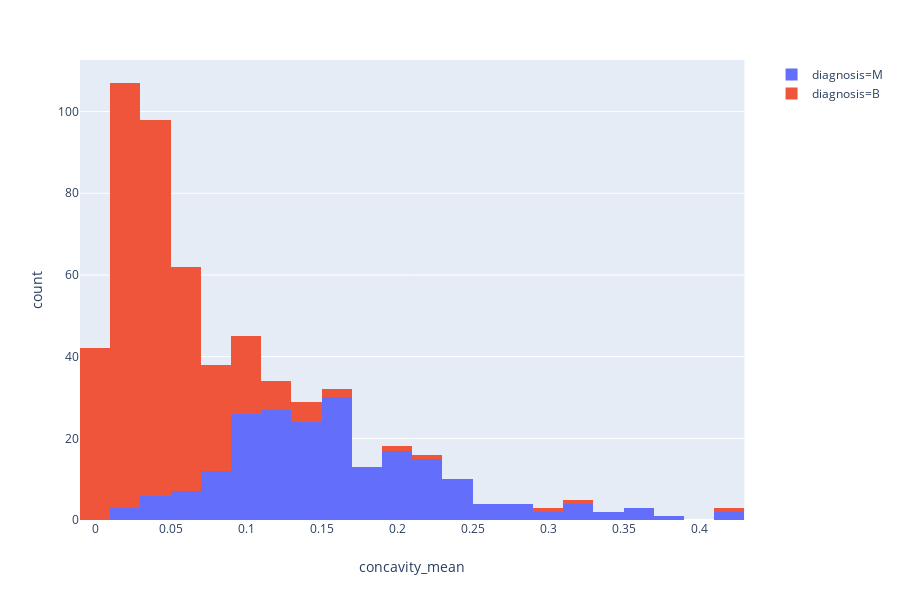

Notebook code for this chart:
### Markdown cell above
Essa diferenciacao se repete nos demais atributos?

### Code cell
fig = px.histogram(dados, x="concavity_mean", color="diagnosis")
fig.show()

### Figure 1 — Plotly figure (JSON) as saved in the notebook; plotly's stock layout.template omitted (floating-point values rounded to 4 significant figures; data arrays with more than 128 entries replaced by an {"elided": "..."} marker saying what was removed)
{"data": [{"alignmentgroup": "True", "bingroup": "x", "hoverlabel": {"namelength": 0}, "hovertemplate": "diagnosis=M<br>concavity_mean=%{x}<br>count=%{y}", "legendgroup": "diagnosis=M", "marker": {"color": "#636efa"}, "name": "diagnosis=M", "offsetgroup": "diagnosis=M", "orientation": "v", "showlegend": true, "type": "histogram", "x": {"elided": "212 float values"}, "xaxis": "x", "yaxis": "y"}, {"alignmentgroup": "True", "bingroup": "x", "hoverlabel": {"namelength": 0}, "hovertemplate": "diagnosis=B<br>concavity_mean=%{x}<br>count=%{y}", "legendgroup": "diagnosis=B", "marker": {"color": "#EF553B"}, "name": "diagnosis=B", "offsetgroup": "diagnosis=B", "orientation": "v", "showlegend": true, "type": "histogram", "x": {"elided": "357 float values"}, "xaxis": "x", "yaxis": "y"}], "layout": {"barmode": "relative", "height": 600, "legend": {"tracegroupgap": 0}, "margin": {"t": 60}, "xaxis": {"anchor": "y", "domain": [0, 0.98], "title": {"text": "concavity_mean"}}, "yaxis": {"anchor": "x", "domain": [0, 1], "title": {"text": "count"}}}}
